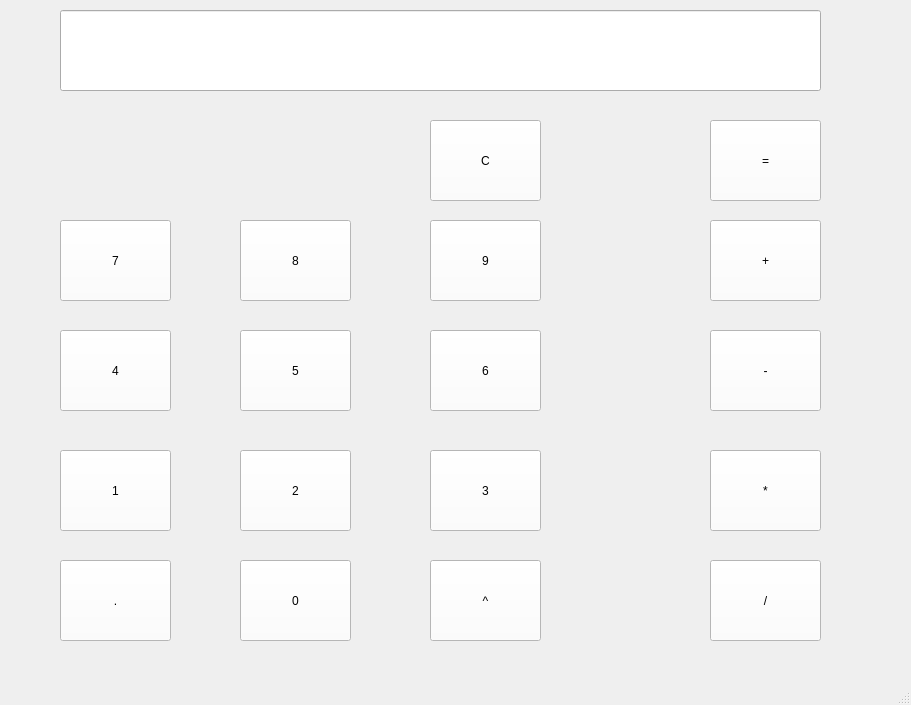
<?xml version="1.0" encoding="UTF-8"?>
<ui version="4.0">
 <class>MainWindow</class>
 <widget class="QMainWindow" name="MainWindow">
  <property name="geometry">
   <rect>
    <x>0</x>
    <y>0</y>
    <width>911</width>
    <height>705</height>
   </rect>
  </property>
  <property name="windowTitle">
   <string>MainWindow</string>
  </property>
  <widget class="QWidget" name="centralwidget">
   <widget class="QLineEdit" name="lineEdit">
    <property name="geometry">
     <rect>
      <x>60</x>
      <y>10</y>
      <width>761</width>
      <height>81</height>
     </rect>
    </property>
    <property name="styleSheet">
     <string notr="true">font: 20pt &quot;MS Shell Dlg 2&quot;;</string>
    </property>
    <property name="text">
     <string/>
    </property>
   </widget>
   <widget class="QPushButton" name="pushButton">
    <property name="geometry">
     <rect>
      <x>60</x>
      <y>220</y>
      <width>111</width>
      <height>81</height>
     </rect>
    </property>
    <property name="styleSheet">
     <string notr="true">font: 28pt &quot;MS Shell Dlg 2&quot;;
background-color: rgb(255, 255, 255);
box-shadow: 10px 10px 10px black;</string>
    </property>
    <property name="text">
     <string>7</string>
    </property>
   </widget>
   <widget class="QPushButton" name="pushButton_2">
    <property name="geometry">
     <rect>
      <x>240</x>
      <y>220</y>
      <width>111</width>
      <height>81</height>
     </rect>
    </property>
    <property name="styleSheet">
     <string notr="true">font: 28pt &quot;MS Shell Dlg 2&quot;;
background-color: rgb(255, 255, 255);
box-shadow: 10px 10px 10px black;</string>
    </property>
    <property name="text">
     <string>8</string>
    </property>
   </widget>
   <widget class="QPushButton" name="pushButton_3">
    <property name="geometry">
     <rect>
      <x>430</x>
      <y>220</y>
      <width>111</width>
      <height>81</height>
     </rect>
    </property>
    <property name="styleSheet">
     <string notr="true">font: 28pt &quot;MS Shell Dlg 2&quot;;
background-color: rgb(255, 255, 255);
box-shadow: 10px 10px 10px black;</string>
    </property>
    <property name="text">
     <string>9</string>
    </property>
   </widget>
   <widget class="QPushButton" name="pushButton_4">
    <property name="geometry">
     <rect>
      <x>60</x>
      <y>330</y>
      <width>111</width>
      <height>81</height>
     </rect>
    </property>
    <property name="styleSheet">
     <string notr="true">font: 28pt &quot;MS Shell Dlg 2&quot;;
background-color: rgb(255, 255, 255);
box-shadow: 10px 10px 10px black;</string>
    </property>
    <property name="text">
     <string>4</string>
    </property>
   </widget>
   <widget class="QPushButton" name="pushButton_5">
    <property name="geometry">
     <rect>
      <x>430</x>
      <y>330</y>
      <width>111</width>
      <height>81</height>
     </rect>
    </property>
    <property name="styleSheet">
     <string notr="true">font: 28pt &quot;MS Shell Dlg 2&quot;;
background-color: rgb(255, 255, 255);
box-shadow: 10px 10px 10px black;</string>
    </property>
    <property name="text">
     <string>6</string>
    </property>
   </widget>
   <widget class="QPushButton" name="pushButton_6">
    <property name="geometry">
     <rect>
      <x>240</x>
      <y>330</y>
      <width>111</width>
      <height>81</height>
     </rect>
    </property>
    <property name="styleSheet">
     <string notr="true">font: 28pt &quot;MS Shell Dlg 2&quot;;
background-color: rgb(255, 255, 255);
box-shadow: 10px 10px 10px black;</string>
    </property>
    <property name="text">
     <string>5</string>
    </property>
   </widget>
   <widget class="QPushButton" name="pushButton_7">
    <property name="geometry">
     <rect>
      <x>60</x>
      <y>450</y>
      <width>111</width>
      <height>81</height>
     </rect>
    </property>
    <property name="styleSheet">
     <string notr="true">font: 28pt &quot;MS Shell Dlg 2&quot;;
background-color: rgb(255, 255, 255);
box-shadow: 10px 10px 10px black;</string>
    </property>
    <property name="text">
     <string>1</string>
    </property>
   </widget>
   <widget class="QPushButton" name="pushButton_8">
    <property name="geometry">
     <rect>
      <x>430</x>
      <y>450</y>
      <width>111</width>
      <height>81</height>
     </rect>
    </property>
    <property name="styleSheet">
     <string notr="true">font: 28pt &quot;MS Shell Dlg 2&quot;;
background-color: rgb(255, 255, 255);
box-shadow: 10px 10px 10px black;</string>
    </property>
    <property name="text">
     <string>3</string>
    </property>
   </widget>
   <widget class="QPushButton" name="pushButton_9">
    <property name="geometry">
     <rect>
      <x>240</x>
      <y>450</y>
      <width>111</width>
      <height>81</height>
     </rect>
    </property>
    <property name="styleSheet">
     <string notr="true">font: 28pt &quot;MS Shell Dlg 2&quot;;
background-color: rgb(255, 255, 255);
box-shadow: 10px 10px 10px black;</string>
    </property>
    <property name="text">
     <string>2</string>
    </property>
   </widget>
   <widget class="QPushButton" name="pushButton_10">
    <property name="geometry">
     <rect>
      <x>60</x>
      <y>560</y>
      <width>111</width>
      <height>81</height>
     </rect>
    </property>
    <property name="styleSheet">
     <string notr="true">font: 28pt &quot;MS Shell Dlg 2&quot;;
background-color: rgb(255, 255, 255);
box-shadow: 10px 10px 10px black;</string>
    </property>
    <property name="text">
     <string>.</string>
    </property>
   </widget>
   <widget class="QPushButton" name="pushButton_11">
    <property name="geometry">
     <rect>
      <x>430</x>
      <y>560</y>
      <width>111</width>
      <height>81</height>
     </rect>
    </property>
    <property name="styleSheet">
     <string notr="true">font: 28pt &quot;MS Shell Dlg 2&quot;;
background-color: rgb(255, 255, 255);
box-shadow: 10px 10px 10px black;</string>
    </property>
    <property name="text">
     <string>^</string>
    </property>
   </widget>
   <widget class="QPushButton" name="pushButton_12">
    <property name="geometry">
     <rect>
      <x>240</x>
      <y>560</y>
      <width>111</width>
      <height>81</height>
     </rect>
    </property>
    <property name="styleSheet">
     <string notr="true">font: 28pt &quot;MS Shell Dlg 2&quot;;
background-color: rgb(255, 255, 255);
box-shadow: 10px 10px 10px black;</string>
    </property>
    <property name="text">
     <string>0</string>
    </property>
   </widget>
   <widget class="QPushButton" name="pushButton_13">
    <property name="geometry">
     <rect>
      <x>710</x>
      <y>560</y>
      <width>111</width>
      <height>81</height>
     </rect>
    </property>
    <property name="styleSheet">
     <string notr="true">font: 28pt &quot;MS Shell Dlg 2&quot;;
background-color: rgb(255, 255, 255);
box-shadow: 10px 10px 10px black;</string>
    </property>
    <property name="text">
     <string>/</string>
    </property>
   </widget>
   <widget class="QPushButton" name="pushButton_14">
    <property name="geometry">
     <rect>
      <x>710</x>
      <y>220</y>
      <width>111</width>
      <height>81</height>
     </rect>
    </property>
    <property name="styleSheet">
     <string notr="true">font: 28pt &quot;MS Shell Dlg 2&quot;;
background-color: rgb(255, 255, 255);
box-shadow: 10px 10px 10px black;</string>
    </property>
    <property name="text">
     <string>+</string>
    </property>
   </widget>
   <widget class="QPushButton" name="pushButton_15">
    <property name="geometry">
     <rect>
      <x>710</x>
      <y>450</y>
      <width>111</width>
      <height>81</height>
     </rect>
    </property>
    <property name="styleSheet">
     <string notr="true">font: 28pt &quot;MS Shell Dlg 2&quot;;
background-color: rgb(255, 255, 255);
box-shadow: 10px 10px 10px black;</string>
    </property>
    <property name="text">
     <string>*</string>
    </property>
   </widget>
   <widget class="QPushButton" name="pushButton_16">
    <property name="geometry">
     <rect>
      <x>710</x>
      <y>330</y>
      <width>111</width>
      <height>81</height>
     </rect>
    </property>
    <property name="styleSheet">
     <string notr="true">font: 28pt &quot;MS Shell Dlg 2&quot;;
background-color: rgb(255, 255, 255);
box-shadow: 10px 10px 10px black;</string>
    </property>
    <property name="text">
     <string>-</string>
    </property>
   </widget>
   <widget class="QPushButton" name="pushButton_17">
    <property name="geometry">
     <rect>
      <x>710</x>
      <y>120</y>
      <width>111</width>
      <height>81</height>
     </rect>
    </property>
    <property name="styleSheet">
     <string notr="true">font: 28pt &quot;MS Shell Dlg 2&quot;;
background-color: rgb(255, 255, 255);
box-shadow: 10px 10px 10px black;</string>
    </property>
    <property name="text">
     <string>=</string>
    </property>
   </widget>
   <widget class="QPushButton" name="pushButton_18">
    <property name="geometry">
     <rect>
      <x>430</x>
      <y>120</y>
      <width>111</width>
      <height>81</height>
     </rect>
    </property>
    <property name="styleSheet">
     <string notr="true">font: 28pt &quot;MS Shell Dlg 2&quot;;
background-color: rgb(255, 255, 255);
box-shadow: 10px 10px 10px black;</string>
    </property>
    <property name="text">
     <string>C</string>
    </property>
   </widget>
  </widget>
  <widget class="QMenuBar" name="menubar">
   <property name="geometry">
    <rect>
     <x>0</x>
     <y>0</y>
     <width>911</width>
     <height>31</height>
    </rect>
   </property>
  </widget>
  <widget class="QStatusBar" name="statusbar"/>
 </widget>
 <resources/>
 <connections/>
</ui>
